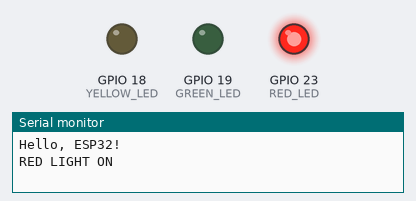
Recording of a sketch running on a simulated ESP32. Parts: output pins drawn as LEDs (lit = HIGH), the last lines printed to the serial monitor.

Above: at 15.0 s.
At 32.5 s:
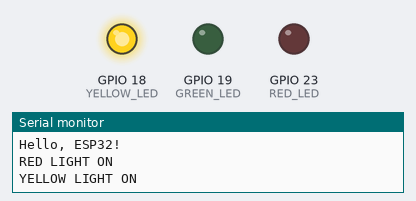
At 45.0 s:
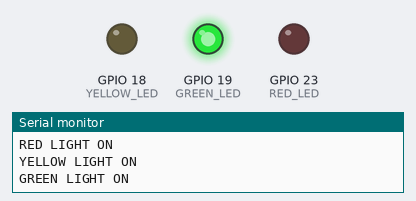
Timing chart, 0 to 71.5 s (numbered marks = the images above):
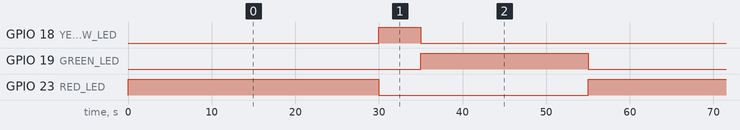

Measured:
- by itself, GPIO 18 (YELLOW_LED): alternates HIGH for 5.0 s and LOW for 50.0 s
- by itself, GPIO 19 (GREEN_LED): alternates HIGH for 20.0 s and LOW for 35.0 s
- by itself, GPIO 23 (RED_LED): alternates HIGH for 30.0 s and LOW for 25.0 s

The sketch:

sketch.ino
```cpp
#define RED_LED 23
#define YELLOW_LED 18
#define GREEN_LED 19

void setup() {
  // put your setup code here, to run once:
  Serial.begin(115200);
  Serial.println("Hello, ESP32!");
  pinMode(RED_LED, OUTPUT);
  pinMode(YELLOW_LED, OUTPUT);
  pinMode(GREEN_LED, OUTPUT);
}

void loop() {
  // Red Light ON
  digitalWrite(RED_LED, HIGH);
  digitalWrite(YELLOW_LED, LOW);
  digitalWrite(GREEN_LED, LOW);
  Serial.println("RED LIGHT ON");
  delay(30000);

  // Yellow Light ON
  digitalWrite(RED_LED, LOW);
  digitalWrite(YELLOW_LED, HIGH);
  digitalWrite(GREEN_LED, LOW);
  Serial.println("YELLOW LIGHT ON");
  delay(5000);

  // Green Light ON
  digitalWrite(RED_LED, LOW);
  digitalWrite(YELLOW_LED, LOW);
  digitalWrite(GREEN_LED, HIGH);
  Serial.println("GREEN LIGHT ON");
  delay(20000);
}
```
